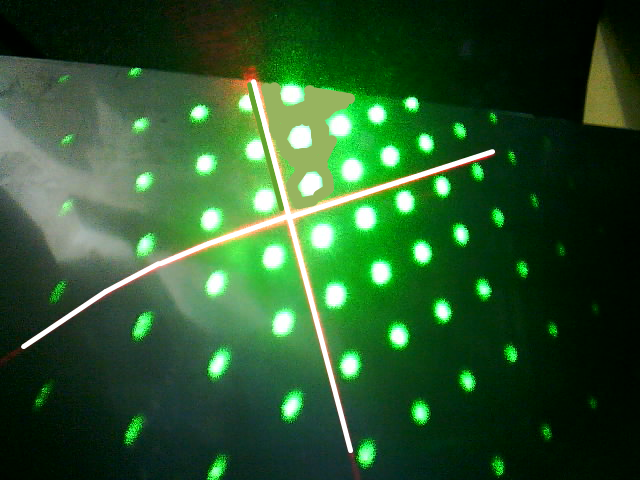
#> input picture Point_Stiching/test/sample_cross.png, 640 x 480 px, found by its file name
$ python stitch_with_cross.py
#> lines starting #> are read from the running program, lines starting #| are printed output that depends on the picture; after the words box and inside, x2 and y2 are one past the last pixel; in counts of white or black regions, pixels touching at a corner belong together
### Point_Stiching/cross.py
#!/usr/bin/env python3
# -*- coding: utf-8 -*-
"""
Created on 12.15.2020

@author: haoshuai@handaotech.com
"""

import numpy as np
import cv2, os, sys
import matplotlib.pyplot as plt
from skimage.measure import label, regionprops
#from skimage import morphology
from utils import *


# [37 lines left out: functions draw_boxes, write_cross, not called in this run]


def is_valid_window(img_win) -> bool:
    def check_array(array):
        if array[0] > 0 or array[-1] > 0: return False
        is_start = False
        num_block = 0

        for i in range(1, array.shape[0]):
            if array[i-1]==0 and array[i]>0: is_start = True
            elif array[i-1]>0 and array[i]==0 and is_start:
                num_block += 1
                is_start = False

        if num_block == 1: return True
        else: return False

    top_flag = check_array(img_win[0,:])
    bottom_flag = check_array(img_win[-1,:])
    left_flag = check_array(img_win[:,0])
    right_flag = check_array(img_win[:,-1])

    return top_flag and bottom_flag and left_flag and right_flag


def get_intersection(pt1, pt2, pt3, pt4):
    def get_k_and_b(point1, point2):
        x1, y1 = point1
        x2, y2 = point2

        k = (y1-y2)/(x1-x2)
        b = (y1*x2-y2*x1)/(x2-x1)

        return k, b

    k1, b1 = get_k_and_b(pt1, pt2)
    k2, b2 = get_k_and_b(pt3, pt4)

    x0 = (b1-b2)/(k2-k1)
    y0 = (b1*k2-b2*k1)/(k2-k1)

    return (x0, y0)


def dye_cross_image(img_cross_origin, coord_pts):
    img_cross = img_cross_origin.copy()
    img_h, img_w = img_cross.shape[:2]
    hor_array = img_cross.sum(axis=0)
    ver_array = img_cross.sum(axis=1)

    h_start, v_start = False, False
    for i in range(hor_array.shape[0]):
        if hor_array[i] > 0 and not h_start:
            h_start = True # Start the horizontal line tracking
            for j in range(img_h):
                if img_cross[j,i] > 0:
                    for k in range(i,-1,-1): img_cross[j,k] = 255
                    break
        elif hor_array[i] == 0 and h_start:
            for j in range(img_h):
                if img_cross[j,i-1] > 0:
                    for k in range(i,img_w,1): img_cross[j,k] = 255
                    break

    for j in range(ver_array.shape[0]):
        if ver_array[j] > 0 and not v_start:
            v_start = True
            for i in range(img_w):
                if img_cross[j,i] > 0:
                    for k in range(j,-1,-1): img_cross[k,i] = 255
                    break
        elif ver_array[j] == 0 and v_start:
            for i in range(img_w):
                if img_cross[j-1,i] > 0:
                    for k in range(j,img_h,1): img_cross[k,i] = 255
                    break

    inv_img_cross = 255 - img_cross
    img_cross_mask = label(inv_img_cross, connectivity = 2)
    img_cross_mask[img_cross_mask>4] = 0


    img_cross_mask += 255 # Mask sure that the indices are not overlap
    for coord_id, coord_pt in enumerate(coord_pts):
        cur_id = img_cross_mask[coord_pt[1], coord_pt[0]]
        img_cross_mask[img_cross_mask==cur_id] = coord_id

    return img_cross_mask


def get_cross(img, hsize=0, vsize=0, hstep=50, vstep=50):
    """Get the crucial information of the cross

    Args:
        img: Binary image with the cross
        hsize: horizontal kernel size to find the area contains the cross center, 0 is to set automatically
        vsize: vertical kernel size to find the area contains the cross center, 0 is to set automatically
        hstep: moving step in the horizontal region
        vstep: moving step in the verical region

    Returns:
        center: center point of the cross
        hor_angle: horizontal angle at the center of the cross
        ver_angle: vertical angle at the center of the cross
        img_cross_mask: index matrix of the dyed cross image

    """
    img_h, img_w = img.shape[:2]
    if hsize == 0: hsize = max(img_w//4, img_h//4)
    if vsize == 0: vsize = max(img_w//4, img_h//4)

    h_pos, v_pos, max_num, window = 0, 0, 0, None

    while h_pos+hsize < img_w:
        while v_pos+vsize < img_h:
            cur_win = img[v_pos:v_pos+vsize, h_pos:h_pos+hsize]
            cur_num = cur_win.sum()//255

            if is_valid_window(cur_win):
                window = [h_pos, v_pos, h_pos+hsize, v_pos+vsize]
                max_num = cur_num

            v_pos += vstep # Add a vertical step
        v_pos = 0
        h_pos += hstep # Add a horizontal step
    if window is None: return None, None, None, None # There is no window for the cross center

    for i in range(window[0]+1, window[2], 1):
        if img[window[1],i-1] == 0 and img[window[1],i] > 0:
            top_left = (i, window[1])
        elif img[window[1],i-1] > 0 and img[window[1],i] == 0:
            top_right = (i, window[1])
        if img[window[3],i-1] == 0 and img[window[3],i] > 0:
            bottom_left = (i, window[3])
        elif img[window[3],i-1] > 0 and img[window[3],i] == 0:
            bottom_right = (i, window[3])

    for i in range(window[1]+1, window[3], 1):
        if img[i-1,window[0]] == 0 and img[i,window[0]] > 0:
            left_up = (window[0], i)
        elif img[i-1,window[0]] > 0 and img[i,window[0]] == 0:
            left_dn = (window[0], i)
        if img[i-1,window[2]] == 0 and img[i,window[2]] > 0:
            right_up = (window[2], i)
        elif img[i-1,window[2]] > 0 and img[i,window[2]] == 0:
            right_dn = (window[2], i)

    center1 = get_intersection(left_up, right_dn, left_dn, right_up)
    center2 = get_intersection(top_left, bottom_right, top_right, bottom_left)
    center = (int((center1[0]+center2[0])/2), int((center1[1]+center2[1])/2))

    # Get the horizontal and vertical slope
    hor_angle1 = get_image_angle(left_up, right_up)
    hor_angle2 = get_image_angle(left_dn, right_dn)
    ver_angle1 = get_image_angle(bottom_left, top_left)
    ver_angle2 = get_image_angle(bottom_right, top_right)

    hor_angle = (hor_angle1+hor_angle2)/2
    ver_angle = (ver_angle1+ver_angle2)/2

    coord_pts = [center, (window[2],window[1]), (window[0],window[1]),
                 (window[0],window[3]), (window[2],window[3])] # Corner points, as the indices for the 4 different coordinates
    img_cross_mask = dye_cross_image(img, coord_pts) # Get the cross image mask

    # [7 lines of commented-out code are left out]

    return center, hor_angle, ver_angle, img_cross_mask


# [9 lines that do not run on import are left out]


    #print(img_cross_mask[center[1], center[0]], img_cross_mask[0,-1], img_cross_mask[0,0], img_cross_mask[-1,0], img_cross_mask[-1,-1])
    #plt.imshow(img_cross_mask, cmap="gray"), plt.show()


### Point_Stiching/utils.py
# -*- coding: UTF-8 -*-

import os
import sys
import cv2
import math
import numpy as np
from matplotlib import pyplot as plt
from skimage.measure import label, regionprops


def sort_points(center, points) -> list:
    if len(points) == 0: return points
    sorted_points, dists = [], []

    for point in points:
        dists.append((point[0]-center[0])**2+(point[1]-center[1])**2)
    sorted_index = np.argsort(dists)

    points = np.array(points)[sorted_index] # Sort the point array

    return points.tolist()


def get_angle(center, point) -> float:
    """
    0 -> 360
    """
    x0, y0 = center[0], center[1]
    x1, y1 = point[0], point[1]
    if y0 == y1 and x1 >= x0: return 0.0

    length = math.sqrt((x1-x0)**2+(y1-y0)**2)

    cos_value = (x1-x0) / length
    value = math.acos(cos_value)/math.pi * 180

    if y1 > y0: return value
    else: return 360.0 - value

"""
def get_image_angle(center, point) -> float:
    '''
    0 -> 180
    '''
    x0, y0 = center[0], center[1]
    x1, y1 = point[0], point[1]
    if y0 == y1: return 0.0

    y0, y1 = -y0, -y1
    length = math.sqrt((x1-x0)**2+(y1-y0)**2)

    cos_value = abs(x1-x0) / length
    value = math.acos(cos_value)/math.pi * 180

    return value
"""

def get_image_angle(center, point) -> float:
    return get_angle(center, point)


# [10 lines left out: function is_same_dir, not called in this run]


def create_background(shape, save_name="background.png"):
    img = np.zeros(shape, dtype=np.uint8)
    cv2.imwrite(save_name, img)


# [16 lines left out: function image_diff, not called in this run]


# [5 lines that do not run on import are left out]


### Point_Stiching/previous/stitch_with_cross.py
# -*- coding: UTF-8 -*-

import os
import sys
import cv2
import math
import time
import numpy as np
from matplotlib import pyplot as plt
from skimage.measure import label, regionprops

from utils import *
from cross import get_cross


POINTS = {}


def display_index(img, color=(0,0,255), size=0.6, thickness=2):
    if img.shape[-1] > 4: img = cv2.cvtColor(img, cv2.COLOR_GRAY2BGR)

    font = cv2.FONT_HERSHEY_SIMPLEX
    for pos in POINTS:
        elem = POINTS[pos]
        point = (int(pos[0]), int(pos[1]))
        index = elem["index"]
        # img = cv2.circle(img, point, radius, color, thickness)
        img = cv2.putText(img, str(index), point, font, size, color, thickness)
    plt.imshow(img), plt.title("Image Indexing Result")
    plt.show()

    return img


def extract_image(img, thresh=220, min_rad=15, max_rad=80):
    """Binarize the input image and extract multiple info

    Args:
        img: Input grayscale image
        thresh: Thesholding value for the image binarization
        min_rad: Minimum point radius
        max_rad: Maximum point radius

    Returns:
        img_points: Binarized image contains the points
        img_cross: Binarized image contains the cross

    """
    img = cv2.GaussianBlur(img,(5,5),0)
    thres,img_points = cv2.threshold(img,thresh,255,cv2.THRESH_BINARY)
    img_cross = img_points.copy()

    # Create the region proposal mask and filter out the curve
    label_mask = label(img_points, connectivity = 2)
    properties = regionprops(label_mask)

    for prop in properties:
        diameter = prop.equivalent_diameter
        if diameter < min_rad:
            img_points[label_mask==prop.label] = 0
            img_cross[label_mask==prop.label] = 0
        elif diameter > max_rad:
            img_points[label_mask==prop.label] = 0
        #else:
        #    points.append([prop.centroid[1], prop.centroid[0]])

    img_cross[img_points>0] = 0
    '''
    plt.subplot(1,2,1), plt.imshow(img_points, cmap="gray"), plt.title("Point Image")
    plt.subplot(1,2,2), plt.imshow(img_cross, cmap="gray"), plt.title("Cross Image")
    plt.show()
    '''
    return img_points, img_cross


def get_hor_len(point1, point2):
    # x1, y1 = point1
    # x2, y2 = point2
    # return math.sqrt((x2-x1)**2+(y2-y1)**2)
    return abs(point2[0]-point1[0])


def get_ver_len(point1, point2):
    # x1, y1 = point1
    # x2, y2 = point2
    # return math.sqrt((x2-x1)**2+(y2-y1)**2)
    return abs(point2[1]-point1[1])


def map_index(row, col, coordinate):
    if coordinate == 1:
        position = (row, col)
    elif coordinate == 2:
        position = (row, -col)
    elif coordinate == 3:
        position = (-row, -col)
    elif coordinate == 4:
        position = (-row, col)
    else:
        raise ValueError("Invalid coordinate index")

    return position


def register(point,
             row,
             col,
             coordinate,
             previous=None,
             hor_angle=0,
             ver_angle=0,
             hor_len=0,
             ver_len=0):

    point_elem = {
        "row": row,
        "col": col,
        "coordinate": coordinate,
        "from": previous,
        "index": map_index(row, col, coordinate)
    }
        # "hor_angle": hor_angle,
        # "ver_angle": ver_angle,
        # "hor_len": hor_len,
        # "ver_len":ver_len
    # }

    index = (point[0], point[1])
    POINTS[index] = point_elem


def update_information(center,
                       point,
                       row,
                       col,
                       hor_angle,
                       ver_angle,
                       hor_len,
                       ver_len,
                       coordinate,
                       dir="horizontal"):
    """ Update the information for the next search_surround

    Args:
        center: center point
        point: reference point
        row: row index of the center point
        col: column index of the center point
        hor_len: horizontal length from the previous
        ver_len: vertical length from the previous

    Returns:
        row: row index
        col: column index
        hor_angle: updated horizontal angle
        ver_angle: updated vertical angle
        hor_len: updated horizontal length
        ver_len: updated vertical length

    Raises:
        ValueError

    """
    x0, y0 = center
    x1, y1 = point

    if dir == "horizontal":
        hor_len = get_hor_len(center, point)
        hor_angle = get_image_angle(center, point)

        if x1 > x0:
            if coordinate==1 or coordinate==4: col += 1
            else: col -= 1
        elif x1 < x0:
            if coordinate==1 or coordinate==4: col -= 1
            else: col += 1

    elif dir == "vertical":
        ver_len = get_ver_len(center, point)
        ver_angle = get_image_angle(center, point)

        if y1 > y0:
            if coordinate==3 or coordinate==4: row += 1
            else: row -= 1
        elif y1 < y0:
            if coordinate==3 or coordinate==4: row -= 1
            else: row += 1
    else:
        raise ValueError("Invalid direction value.")

    return row, col, hor_angle, ver_angle, hor_len, ver_len


def search_surround(input_points,
                    center,
                    row,
                    col,
                    hor_angle,
                    ver_angle,
                    hor_len,
                    ver_len,
                    coordinate,
                    max_angle_shift=10,
                    max_hor_ratio=1.5,
                    max_ver_ratio=1.5):

    if len(input_points) == 0 or center is None: return
    points = input_points.copy()
    points = sort_points(center, points)

    x0, y0 = center
    for i, pt in enumerate(points[:8]):
        x1, y1 = pt

        # Filter out the identical points
        if abs(x1-x0)<0.0001 and abs(y1-y0)<0.0001:
            continue

        # Calculate the angle shift
        cur_angle = get_image_angle(center, pt)
        hor_angle_shift = abs(cur_angle - hor_angle)
        ver_angle_shift = abs(cur_angle - ver_angle)

        if hor_angle_shift < max_angle_shift \
                and max(get_hor_len(center,pt),hor_len)/min(get_hor_len(center,pt),hor_len)<max_hor_ratio:
            if (pt[0], pt[1]) not in POINTS:
                nrow, ncol, nhor_angle, nver_angle, nhor_len, nver_len = update_information(center, pt, row, col,
                                        hor_angle, ver_angle, hor_len, ver_len, coordinate, dir="horizontal")
                register(pt, nrow, ncol, coordinate, (row, col))
                search_surround(points, pt, nrow, ncol, nhor_angle, nver_angle, nhor_len, nver_len, coordinate)

        elif ver_angle_shift < max_angle_shift \
                and max(get_ver_len(center,pt),ver_len)/min(get_ver_len(center,pt),ver_len)<max_ver_ratio:
            if (pt[0], pt[1]) not in POINTS:
                nrow, ncol, nhor_angle, nver_angle, nhor_len, nver_len = update_information(center, pt, row, col,
                                        hor_angle, ver_angle, hor_len, ver_len, coordinate, dir="vertical")
                register(pt, nrow, ncol, coordinate, (row, col))
                search_surround(points, pt, nrow, ncol, nhor_angle, nver_angle, nhor_len, nver_len, coordinate)
    return


def index_coordinate(img_points,
                     center,
                     hor_angle,
                     ver_angle,
                     img_cross_mask,
                     coordinate,
                     max_angle_shift=10,
                     max_hor_ratio=1.5,
                     max_ver_ratio=1.5,
                     start_factor=1.2):

    cur_points = img_points.copy()
    cur_points[img_cross_mask!=coordinate] = 0

    points = []
    label_mask = label(cur_points, connectivity = 2)
    properties = regionprops(label_mask)
    for prop in properties:
        points.append((prop.centroid[1], prop.centroid[0]))

    # 1. Get the closest point as the anchor
    points = sort_points(center, points)
    if len(points) == 0: return # Case when there is no point inside this coordinate

    anchor = points[0]
    register(anchor, row=1, col=1, coordinate=coordinate)

    # 2. Initialize the point grid size
    hor_anchor, ver_anchor = None, None

    if len(points) == 1: return # Case when there is only one point inside this coordinate
    points = sort_points(anchor, points[1:])

    for i, pt in enumerate(points):
        pt_angle = get_image_angle(anchor, pt)

        if abs(pt_angle-hor_angle) < max_angle_shift*start_factor and hor_anchor is None:
            hor_anchor = pt
            hor_angle = pt_angle # Update the horizontal angle
            hor_len = get_hor_len(hor_anchor, anchor)
            register(hor_anchor, row=1, col=2, coordinate=coordinate, previous=(0,0))

        elif abs(pt_angle-ver_angle) < max_angle_shift*start_factor and ver_anchor is None:
            ver_anchor = pt
            ver_angle = pt_angle # Update the vertical angle
            ver_len = get_ver_len(ver_anchor, anchor)
            register(ver_anchor, row=2, col=1, coordinate=coordinate, previous=(0,0))

        if hor_anchor is not None and ver_anchor is not None: break

    if hor_anchor is None and ver_anchor is None: return # Case when the horizontal and vertical anchors cannot be found

    # Case when there only exits one anchor point
    if hor_anchor is None: hor_len = ver_len
    if ver_anchor is None: ver_len = hor_len

    pts_for_hor = points
    pts_for_ver = points.copy()

    search_surround(points, hor_anchor, 1, 2, hor_angle, ver_angle, hor_len, ver_len,
                coordinate, max_angle_shift, max_hor_ratio, max_ver_ratio)
    search_surround(points, ver_anchor, 2, 1, hor_angle, ver_angle, hor_len, ver_len,
                    coordinate, max_angle_shift, max_hor_ratio, max_ver_ratio)

    # print(anchor, hor_anchor, ver_anchor)
    # plt.imshow(cur_points, cmap="gray"), plt.show()


def index_image(img,
                thresh=210,
                min_rad=15,
                max_rad=60,
                max_angle_shift=20,
                max_hor_ratio=1.5,
                max_ver_ratio=1.5,
                start_factor=1.2):

    img_points, img_cross = extract_image(img, thresh, min_rad, max_rad)
    center, hor_angle, ver_angle, img_cross_mask = get_cross(img_cross)

    if center is None:
        raise Exception("Could not find the cross inside the input image.")
    elif abs(ver_angle-hor_angle) < max_angle_shift*start_factor:
        raise Exception("The horizontal and vertical angles are too close")

    for coordinate in range(1,5):
        index_coordinate(img_points, center, hor_angle, ver_angle, img_cross_mask,
                coordinate, max_angle_shift, max_hor_ratio, max_ver_ratio, start_factor)

    # [7 lines of commented-out code are left out]


if __name__ == "__main__":
    img_file = "./test/sample_cross.png"
    img = cv2.imread(img_file, cv2.IMREAD_GRAYSCALE)
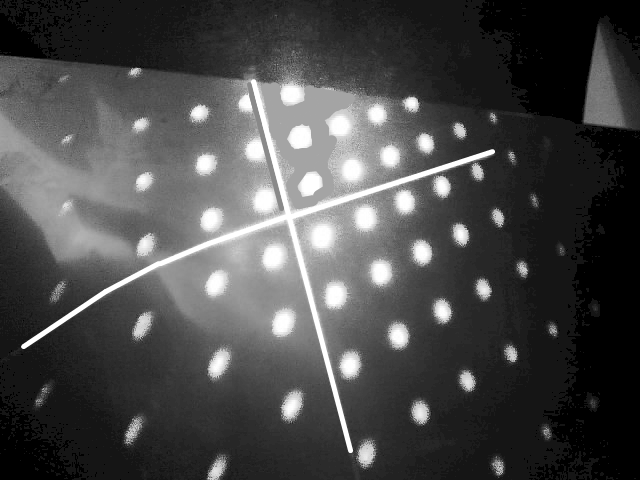
#> img: shape (480, 640); min 0, max 255, mean 73.5
    start = time.time()
    index_image(img, thresh=210, min_rad=15, max_rad=60,)
#> in extract_image, `thres,img_points = cv2.threshold(img,thresh,255,cv2.THRESH_BINARY)`:
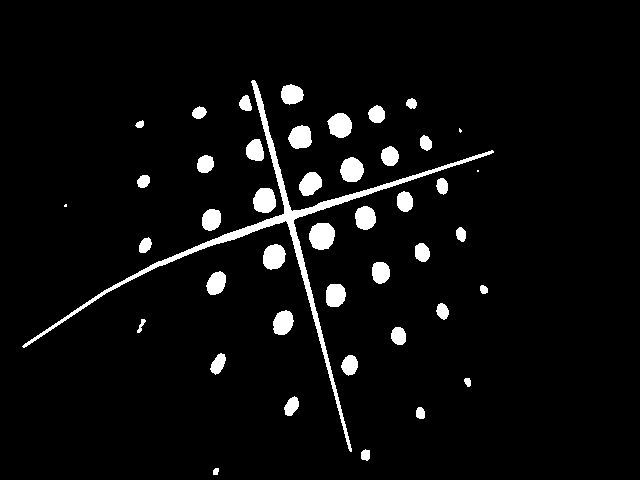
#> img_points: shape (480, 640); 4.7% white; 44 white regions (3 under 20 px)
#> in extract_image, `thres,img_points = cv2.threshold(img,thresh,255,cv2.THRESH_BINARY)`: thres = 210
#> in extract_image, `label_mask = label(img_points, connectivity = 2)`:
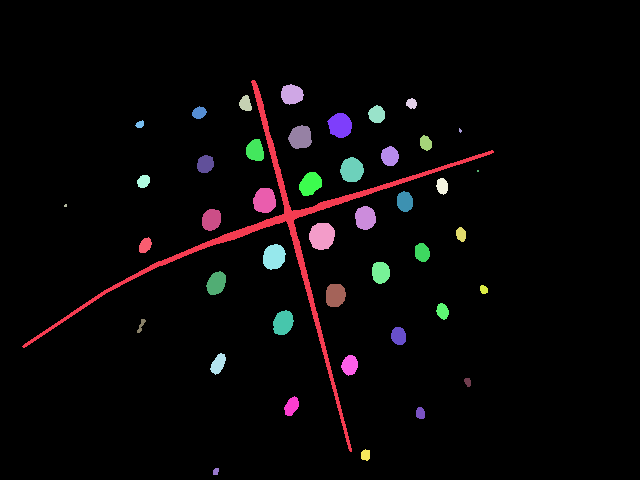
#> label_mask: shape (480, 640) int64; 45 distinct labels, from 0 to 44; one colour per label, 0 black
#> in extract_image, `properties = regionprops(label_mask)`: properties = 44 regions; largest, box (x1, y1, x2, y2) and area: (22, 80, 494, 452) 4521, (309, 223, 335, 250) 567, (253, 188, 276, 213) 468, (327, 113, 352, 138) 467, (340, 157, 364, 182) 462
#> the loop in extract_image, `for prop in properties:` made 44 passes
#> diameter on passes 1 to 8: 75.87, 21.5, 13.82, 10.7, 17.19, 13.26, 24.38, 7.98
#> after the loop in extract_image, `for prop in properties:`:
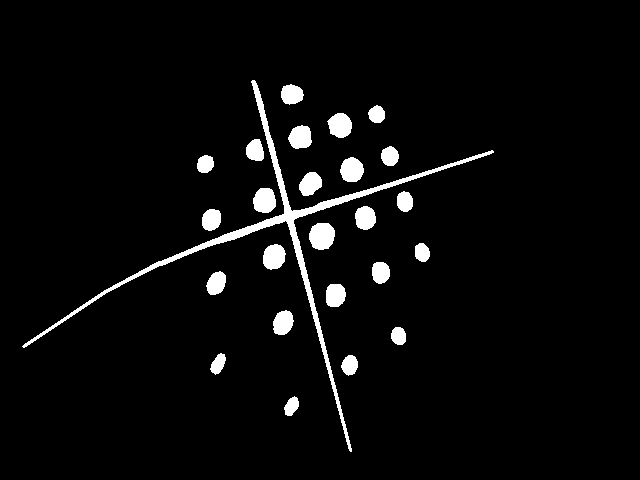
#> img_cross: shape (480, 640); 4.2% white; 25 white regions, largest, box (x1, y1, x2, y2) and area: (22, 80, 494, 452) 4521, (309, 223, 335, 250) 567, (253, 188, 276, 213) 468
#> after the loop in extract_image, `for prop in properties:`:
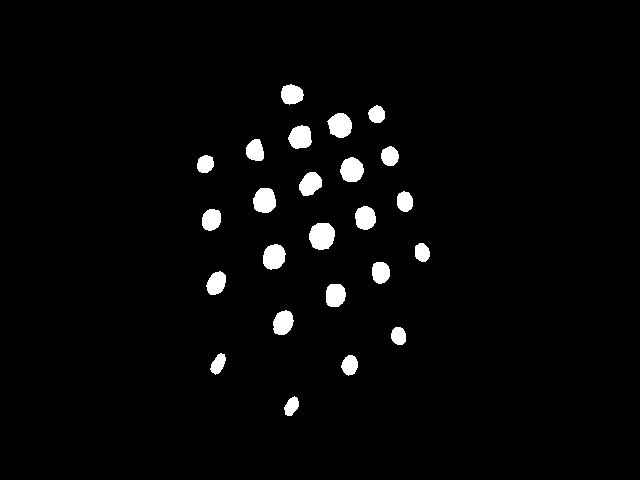
#> img_points: shape (480, 640); 2.7% white; 24 white regions, largest, box (x1, y1, x2, y2) and area: (309, 223, 335, 250) 567, (253, 188, 276, 213) 468, (327, 113, 352, 138) 467
#> in extract_image, `img_cross[img_points>0] = 0`:
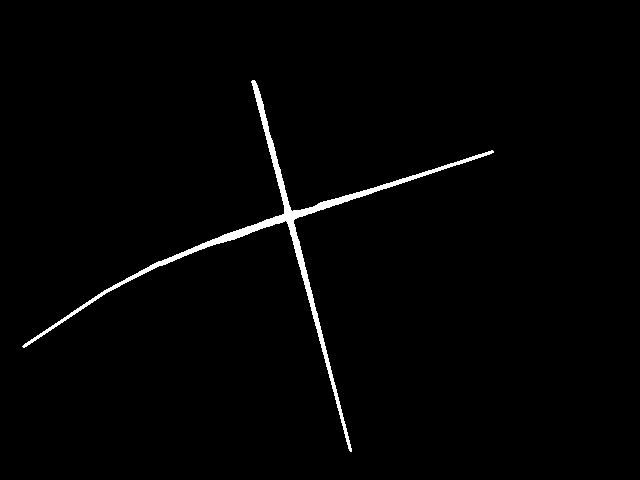
#> img_cross: shape (480, 640); 1.5% white; 1 white region, box (x1, y1, x2, y2) and area: (22, 80, 494, 452) 4521
#> (the rest of the program and of its run is left out)
